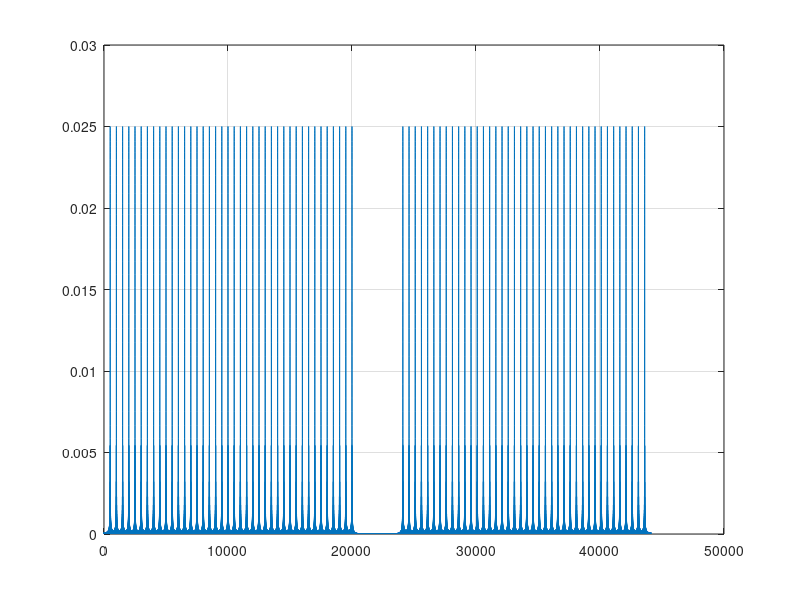

MATLAB code to generate this figure:
clear, clc, close all;
fs = 44100;
ts = 0: 1/fs: 0.25-1/fs;

audio = sin(2*pi*500*ts);
for i = 2:40
    audio = [audio sin(2*pi*500*i*ts)];
end
N = length(audio);
f = 0: fs/N : fs-fs/N;
fft_audio = 2*abs(fft(audio))/N;
figure;
plot(f, fft_audio), grid on;
audiowrite("in.wav", audio, fs);
